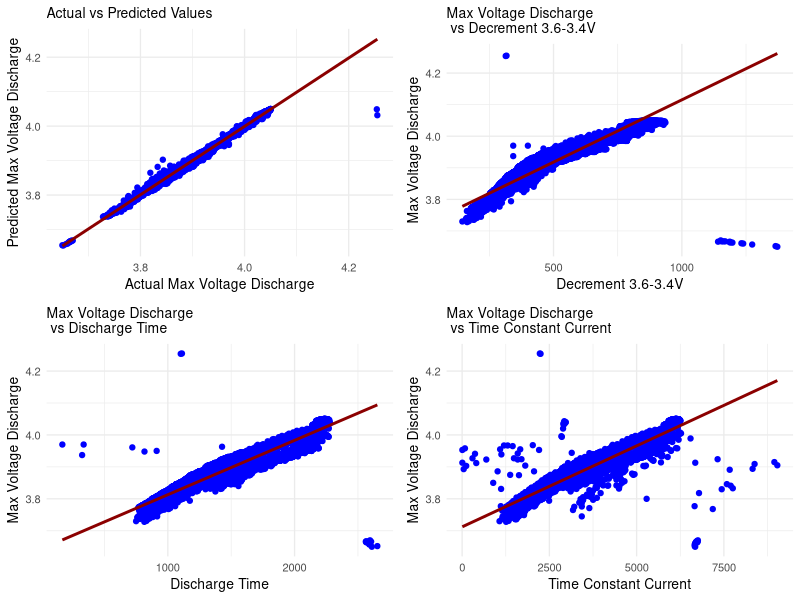

Recreate this plot in R.
# Load necessary libraries
library(randomForest)  # For Random Forest
library(dplyr)
library(readxl)
library(ggplot2)
library(gridExtra)

# Set seed for reproducibility
set.seed(123)

# Read the Excel file
data <- read_excel("Dataset.xlsx")

# Create the dataframe with the specified columns
df <- data.frame(
  Discharge_Time = data[[2]],
  Decrement_3.6_3.4V = data[[3]],
  Max_Voltage_Dischar = data[[4]],
  Min_Voltage_Charg = data[[5]],
  Time_at_4.15V = data[[6]],
  Time_constant_current = data[[7]],
  Charging_time = data[[8]] * 10  # Reduce charging time by a factor of 10
)

# Filter the dataframe to include only rows where Max Voltage Discharge is >= 3.5V
df_filtered <- df %>% 
  filter(Max_Voltage_Dischar >= 3.5, 
         Discharge_Time > 0, 
         Decrement_3.6_3.4V > 0, 
         Time_constant_current > 0)

# Fit the Random Forest model
rf_model <- randomForest(Max_Voltage_Dischar ~ Discharge_Time + Decrement_3.6_3.4V + Time_constant_current,
                         data = df_filtered,
                         ntree = 500,  # Number of trees
                         mtry = 2,     # Number of variables randomly sampled as candidates at each split
                         importance = TRUE)

# Generate predictions
predictions <- predict(rf_model, newdata = df_filtered)

# Calculate summary statistics for Max Voltage Discharge
data_summary <- data.frame(
  Metric = c("Min", "Q1", "Median", "Q3", "Max"),
  Value = quantile(df_filtered$Max_Voltage_Dischar, probs = c(0, 0.25, 0.5, 0.75, 1))
)

# Calculate error summary
errors <- predictions - df_filtered$Max_Voltage_Dischar
error_summary <- data.frame(
  Metric = c("Mean Error", "Standard Deviation of Error"),
  Value = c(mean(errors), sd(errors))
)

# Calculate AIC and BIC (using residuals)
n <- nrow(df_filtered)
rss <- sum((errors)^2)  # Residual sum of squares
aic <- n * log(rss/n) + 2 * length(rf_model$predicted)  # AIC approximation
bic <- n * log(rss/n) + log(n) * length(rf_model$predicted)  # BIC approximation

# Summaries for AIC, BIC, and WAIC (WAIC is not applicable here)
aic_bic_waic_summary <- data.frame(
  Metric = c("AIC", "BIC", "WAIC"),
  Value = c(aic, bic, NA)  # WAIC is not applicable for Random Forest
)

# Print summaries
print("Data Summary:")
print(data_summary)

print("Error Summary:")
print(error_summary)

print("AIC, BIC, WAIC Summary:")
print(aic_bic_waic_summary)

# Summaries for plots p1, p2, p3, and p4
summary_p1 <- data.frame(
  Metric = c("Min", "Q1", "Median", "Q3", "Max"),
  Value = quantile(predictions, probs = c(0, 0.25, 0.5, 0.75, 1))
)

summary_p2 <- data.frame(
  Metric = c("Min", "Q1", "Median", "Q3", "Max"),
  Value = quantile(df_filtered$Decrement_3.6_3.4V, probs = c(0, 0.25, 0.5, 0.75, 1))
)

summary_p3 <- data.frame(
  Metric = c("Min", "Q1", "Median", "Q3", "Max"),
  Value = quantile(df_filtered$Discharge_Time, probs = c(0, 0.25, 0.5, 0.75, 1))
)

summary_p4 <- data.frame(
  Metric = c("Min", "Q1", "Median", "Q3", "Max"),
  Value = quantile(df_filtered$Time_constant_current, probs = c(0, 0.25, 0.5, 0.75, 1))
)

# Print summaries for plots
print("Summary for Plot 1 (Predictions):")
print(summary_p1)

print("Summary for Plot 2 (Decrement vs Max Voltage Discharge):")
print(summary_p2)

print("Summary for Plot 3 (Discharge Time vs Max Voltage Discharge):")
print(summary_p3)

print("Summary for Plot 4 (Time Constant Current vs Max Voltage Discharge):")
print(summary_p4)

# Create a plot of actual vs predicted values
plot_data <- data.frame(Actual = df_filtered$Max_Voltage_Dischar, Predicted = predictions)

p1 <- ggplot(plot_data, aes(x = Actual, y = Predicted)) +
  geom_point(color = "blue") +
  geom_smooth(method = "lm", color = "darkred", se = FALSE) +
  labs(title = "Actual vs Predicted Values", x = "Actual Max Voltage Discharge", y = "Predicted Max Voltage Discharge") +
  theme_minimal(base_size = 10) +
  theme(plot.title = element_text(size = 10))

# Additional plots with regression lines
p2 <- ggplot(df_filtered, aes(x = Decrement_3.6_3.4V, y = Max_Voltage_Dischar)) +
  geom_point(color = "blue") +
  geom_smooth(method = "lm", color = "darkred", se = FALSE) +
  labs(title = "Max Voltage Discharge \n vs Decrement 3.6-3.4V", x = "Decrement 3.6-3.4V", y = "Max Voltage Discharge") +
  theme_minimal(base_size = 10) +
  theme(plot.title = element_text(size = 10))

p3 <- ggplot(df_filtered, aes(x = Discharge_Time, y = Max_Voltage_Dischar)) +
  geom_point(color = "blue") +
  geom_smooth(method = "lm", color = "darkred", se = FALSE) +
  labs(title = "Max Voltage Discharge \n vs Discharge Time", x = "Discharge Time", y = "Max Voltage Discharge") +
  theme_minimal(base_size = 10) +
  theme(plot.title = element_text(size = 10))

p4 <- ggplot(df_filtered, aes(x = Time_constant_current, y = Max_Voltage_Dischar)) +
  geom_point(color = "blue") +
  geom_smooth(method = "lm", color = "darkred", se = FALSE) +
  labs(title = "Max Voltage Discharge \n vs Time Constant Current", x = "Time Constant Current", y = "Max Voltage Discharge") +
  theme_minimal(base_size = 10) +
  theme(plot.title = element_text(size = 10))

# Arrange all plots in a grid
grid.arrange(p1, p2, p3, p4, ncol = 2)